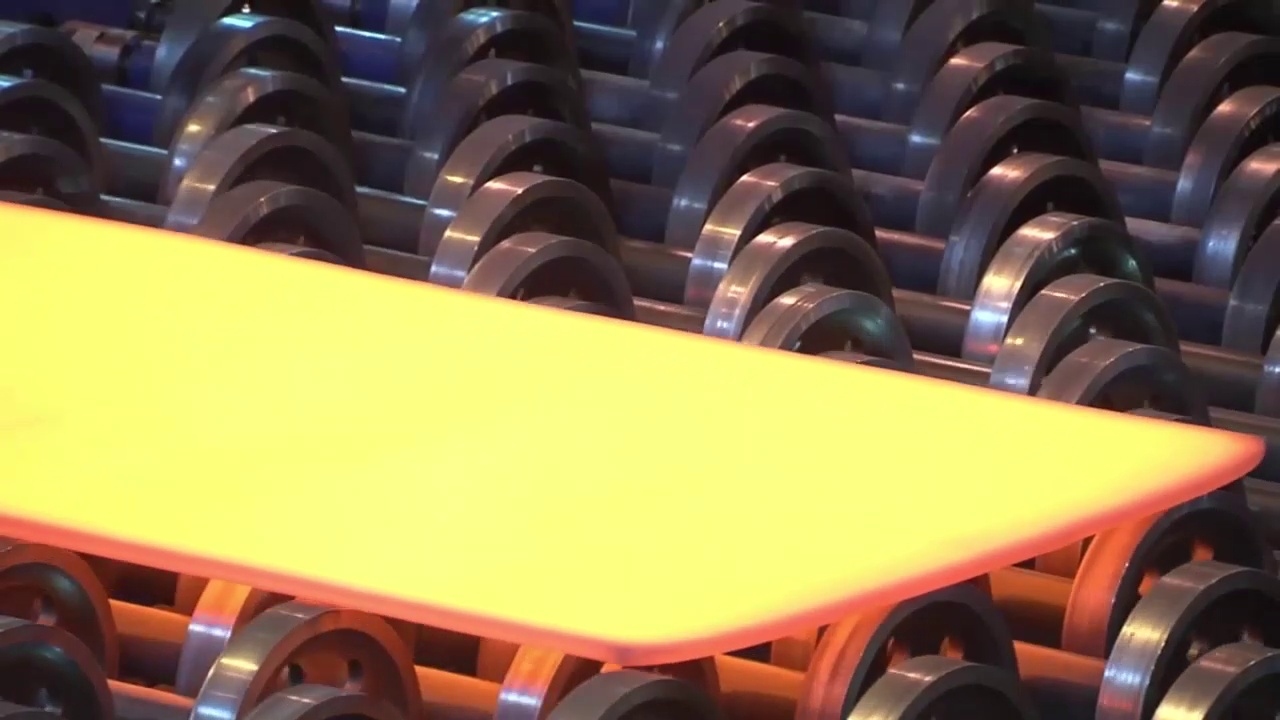
#> input picture skimage-tutorials-main/hotplate_images/hot_10.jpg, 1280 x 720 px; its folder holds 4 pictures in this run
$ jupyter execute --allow-errors DataAnalysis.ipynb   (shell and % lines are left out)
#> lines starting #> are read from the running program, lines starting #| are printed output that depends on the picture
# Data Anlysis

## Visulaizing first image and cheking the values
Note that here we are uploading one picture

[cell 1]
from skimage import io
import matplotlib.pyplot as plt

#> (the rest of this cell did not finish here and is left out)

## here we are uploading all the images in the subfolder

[cell 2]
ic = io.ImageCollection('../hotplate_images/*.jpg')
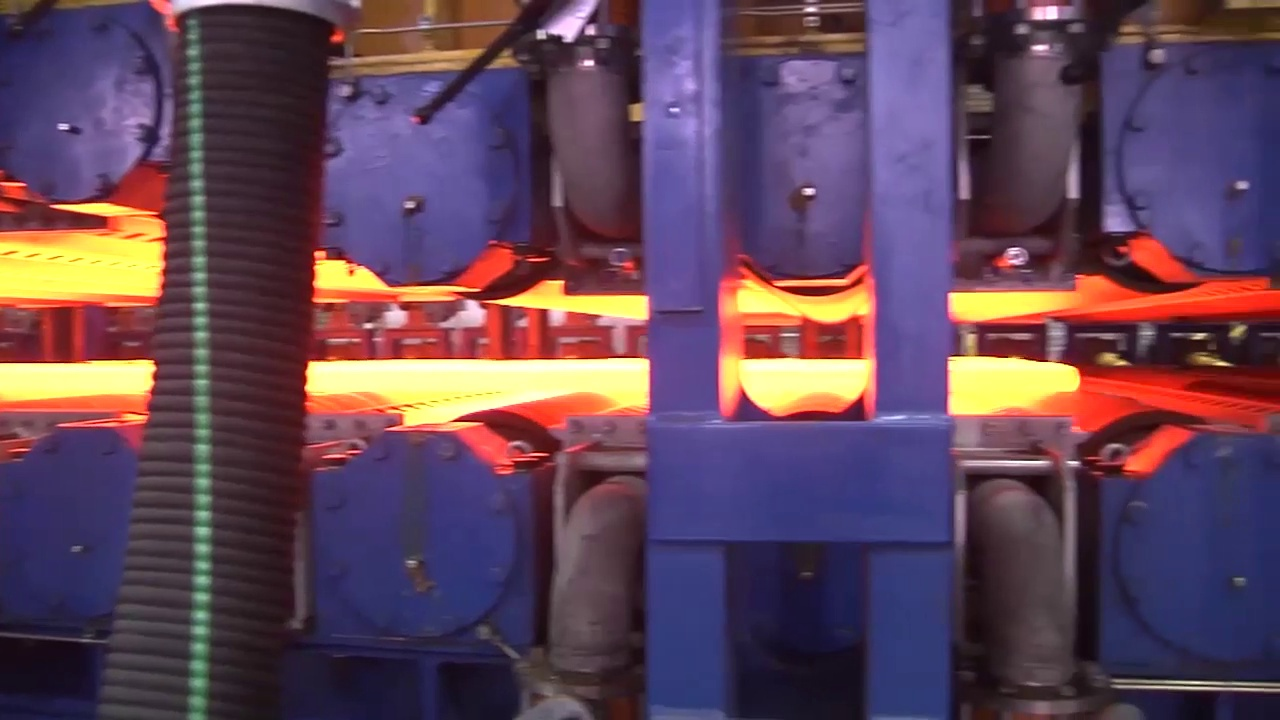
#> input picture skimage-tutorials-main/hotplate_images/hot_121.jpg, 1280 x 720 px
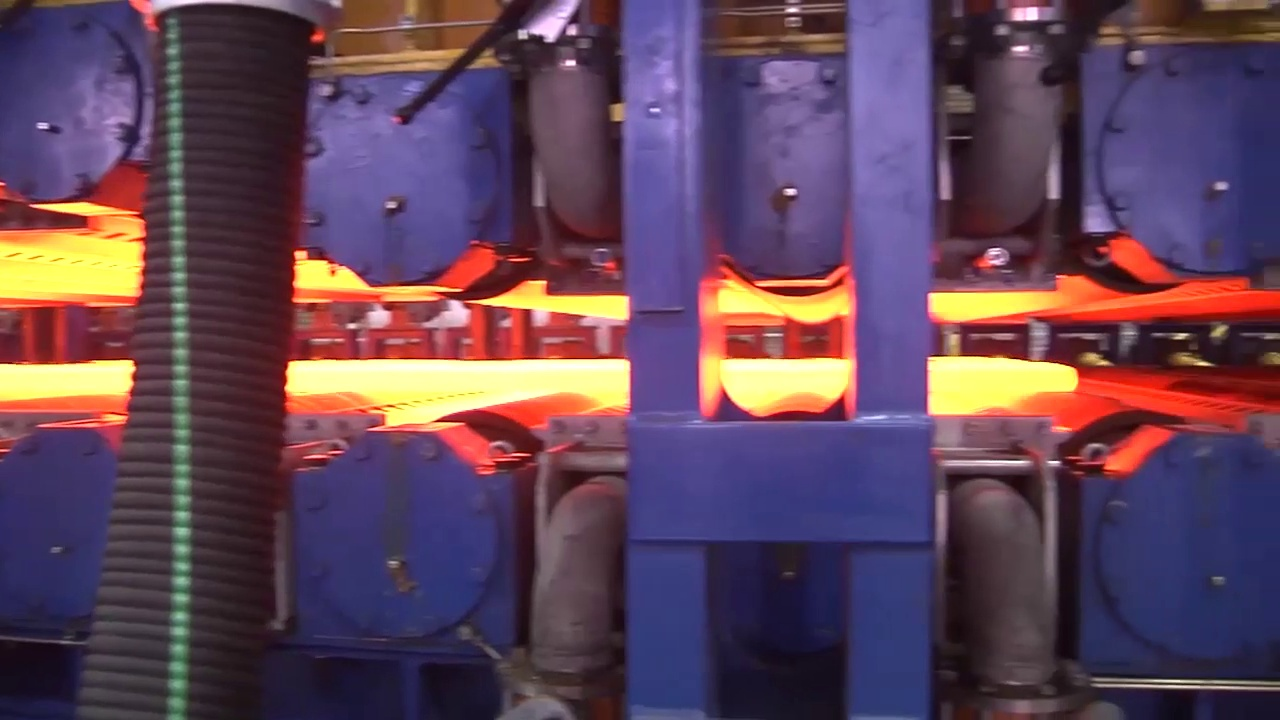
#> input picture skimage-tutorials-main/hotplate_images/hot_122.jpg, 1280 x 720 px
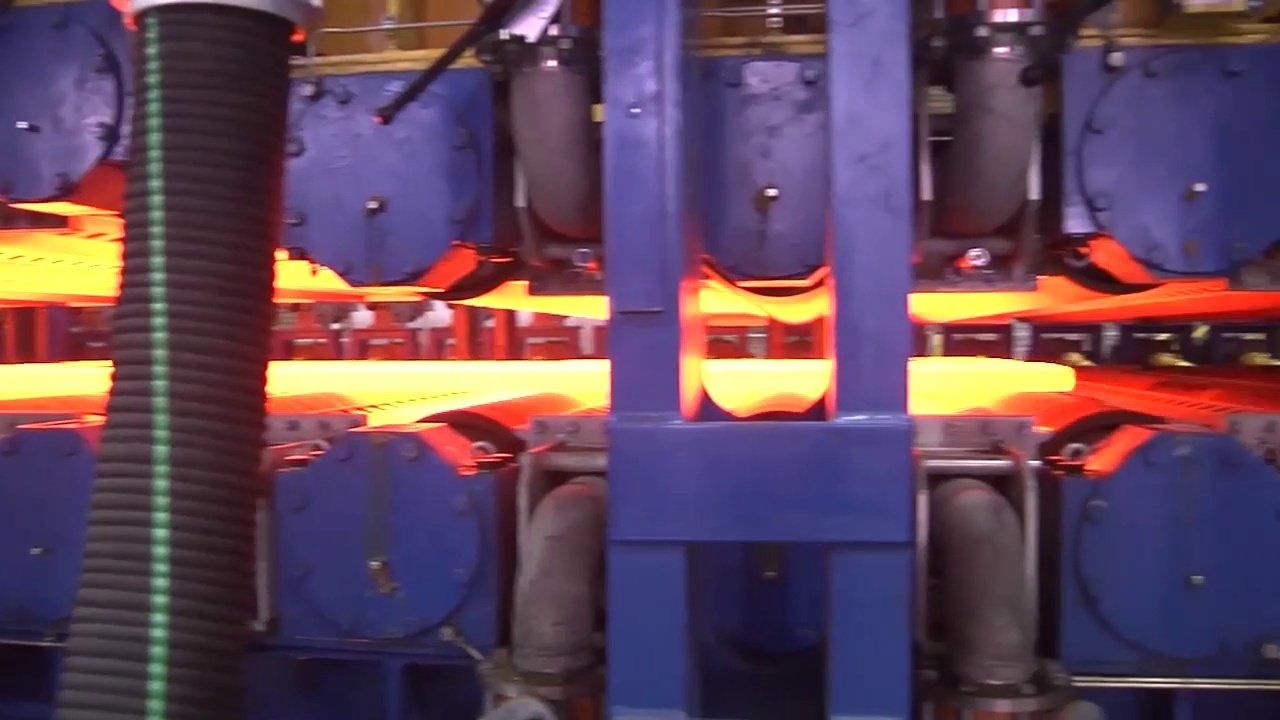
#> input picture skimage-tutorials-main/hotplate_images/hot_123.jpg, 1280 x 720 px
#> ic = 4 items

print('Type:', type(ic))
#| Type: <class 'list'>

#> (the rest of this cell did not finish here and is left out)

[cell 3]
import os

f, axes = plt.subplots(nrows=19, ncols=len(ic) // 19 + 1, figsize=(20, 10))

# subplots returns the figure and an array of axes
# we use `axes.ravel()` to turn these into a list
axes = axes.ravel()

for ax in axes:
    ax.axis('off')
#> this loop made 19 passes

#> (the rest of this cell did not finish here and is left out)

[cell 4]
import numpy as np
import matplotlib.pyplot as plt

import skimage.data as data
import skimage.segmentation as seg
from skimage import filters
from skimage import draw
from skimage import color
from skimage import exposure

[cell 5]
fig, ax = plt.subplots(1, 1)

#> (the rest of this cell did not finish here and is left out)

[cell 6]
fig, ax = plt.subplots(1, 1)
for i, image in enumerate(ic):
    ax.hist(image.ravel(), bins=32, range=[0, 255])
    ax.set_xlim(0, 256);
#> this loop made 4 passes
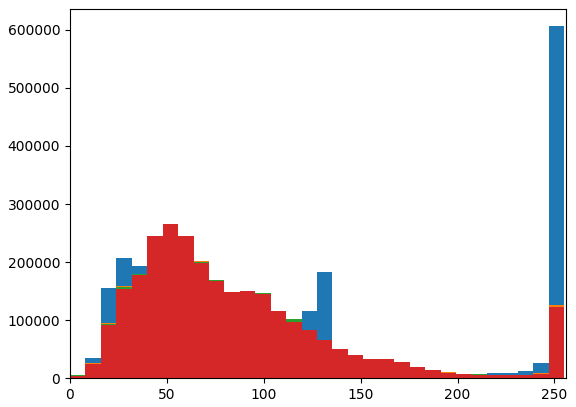
#> figure drawn by matplotlib, 1 panel; tallest bar 606312 high, from x = 247 to 255; tallest bar 260449 high, from x = 47.81 to 55.78; tallest bar 259775 high, from x = 47.81 to 55.78
